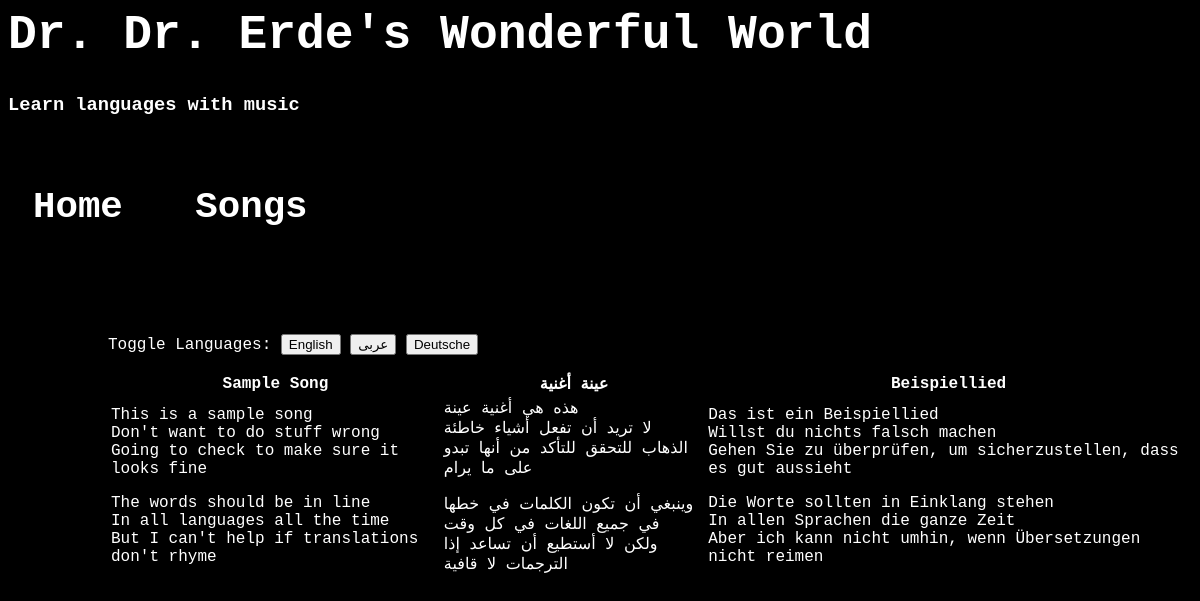
Screenshot of /song/1/ with the database file from the repository.
### songs/models.py (models this page shows, shortened)
class Song(models.Model):
    english_title = models.CharField(max_length=200)
    arabic_title = models.CharField(max_length=200)
    german_title = models.CharField(max_length=200)
    english_text = models.TextField()
    arabic_text = models.TextField()
    german_text = models.TextField()

### songs/views.py (the view)
# urls.py: url(r'^song/(?P<song_id>\d+)/$', views.song, name="song"),
def song(request, song_id):
    songs = Song.objects.get(id=song_id)
    english_title = songs.english_title
    arabic_title = songs.arabic_title
    german_title = songs.german_title
    english_text = songs.english_text
    arabic_text = songs.arabic_text
    german_text = songs.german_text
    context = {'songs':songs, 'english_title':english_title, 'arabic_title':arabic_title, 'german_title':german_title, 'english_text':english_text, 'arabic_text':arabic_text, 'german_text':german_text}
    return render(request, 'songs/song.html', context)

### songs/templates/songs/song.html (shortened to what this page needs)
{% extends "songs/base.html" %}
{% block content %}
<p>Toggle Languages: <button onclick="toggleLanguage('english')">English </button> <button onclick="toggleLanguage('arabic')">عربى </button> <button onclick="toggleLanguage('german')">Deutsche </button> </p>
<table>
<tr>
  <th class='english'>{{english_title|linebreaks}}</th>
  <th class='arabic'>{{arabic_title|linebreaks}}</th>
  <th class='german'>{{german_title|linebreaks}}</th>
</tr>
<tr>
  <td class='english'>{{english_text|linebreaks}}</td>
  <td class='arabic'>{{arabic_text|linebreaks}}</td>
  <td class='german'>{{german_text|linebreaks}}</td>
</tr>
</table>
{% endblock content %}

### songs/templates/songs/base.html (shortened to what this page needs)
<html>
  <head>
    <link href="/static/songs/base.css" type="text/css" rel="stylesheet" />
  </head>
  <header>
    <h1>Dr. Dr. Erde's Wonderful World</h1>
    <h3>Learn languages with music</h3>
  </header>
  <nav>
    <h3>
      <a href="{% url 'songs:index' %}">Home</a>
      <a href="{% url 'songs:songs' %}">Songs</a>
    </h3>
  </nav>
  <body>
    <div id="content">
      {% block content %} {% endblock content %}
    </div>
  </body>
</html>

### songs/static/songs/base.css (style rules this page uses)
body { background-color: black; color: white; font-family: courier, monospace; font-size: 1em; }
nav { color: white; font-size: 2em; float: left; }
a:link, a:visited { background-color: black; color: white; padding: 14px 25px; text-align: center; text-decoration: none; display: inline-block; }
h1 { font-size: 3em; }
#content { float: left; padding-top: 38px; padding-left: 100px; }

### rows the page displays
Song: english_title "Sample Song", arabic_title "عينة أغنية", german_title "Beispiellied", english_text "This is a sample song Don't want to do stuff wrong Going to check to make sure it looks fine The words should be in line In all languages all the time But I can't help if translations don't rhyme", arabic_text "هذه هي أغنية عينة لا تريد أن تفعل أشياء خاطئة الذهاب للتحقق للتأكد من أنها تبدو على ما يرام وينبغي أن تكون الكلمات في خطها في جميع اللغات في كل وقت ولكن لا أستطيع أن تساعد إذا الترجمات لا قافية", german_text "Das ist ein Beispiellied Willst du nichts falsch machen Gehen Sie zu überprüfen, um sicherzustellen, dass es gut aussieht Die Worte sollten in Einklang stehen In allen Sprachen die ganze Zeit Aber ich kann nicht umhin, wenn Übersetzungen nicht reimen"
